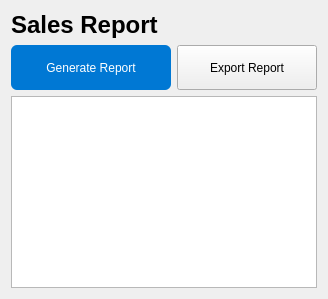
      <widget class="QWidget" name="pageReports">
       <layout class="QVBoxLayout" name="reportsLayout">
        <item>
         <widget class="QLabel" name="lblReports">
          <property name="text">
           <string>Sales Report</string>
          </property>
          <property name="font">
           <font>
            <pointsize>18</pointsize>
            <weight>75</weight>
            <bold>true</bold>
           </font>
          </property>
         </widget>
        </item>
        <item>
         <layout class="QHBoxLayout" name="reportBtnLayout">
          <item>
           <widget class="QPushButton" name="btnGenerateReport">
            <property name="text">
             <string>Generate Report</string>
            </property>
            <property name="minimumSize">
             <size>
              <width>160</width>
              <height>45</height>
             </size>
            </property>
            <property name="styleSheet">
             <string notr="true">QPushButton { background-color: #0078d4; color: white; border: none; border-radius: 6px; }</string>
            </property>
           </widget>
          </item>
          <item>
           <widget class="QPushButton" name="btnExportReport">
            <property name="text">
             <string>Export Report</string>
            </property>
            <property name="minimumSize">
             <size>
              <width>140</width>
              <height>45</height>
             </size>
            </property>
           </widget>
          </item>
         </layout>
        </item>
        <item>
         <widget class="QTextEdit" name="txtReport">
          <property name="readOnly">
           <bool>true</bool>
          </property>
          <property name="font">
           <font>
            <pointsize>12</pointsize>
            <family>monospace</family>
           </font>
          </property>
         </widget>
        </item>
       </layout>
      </widget>
